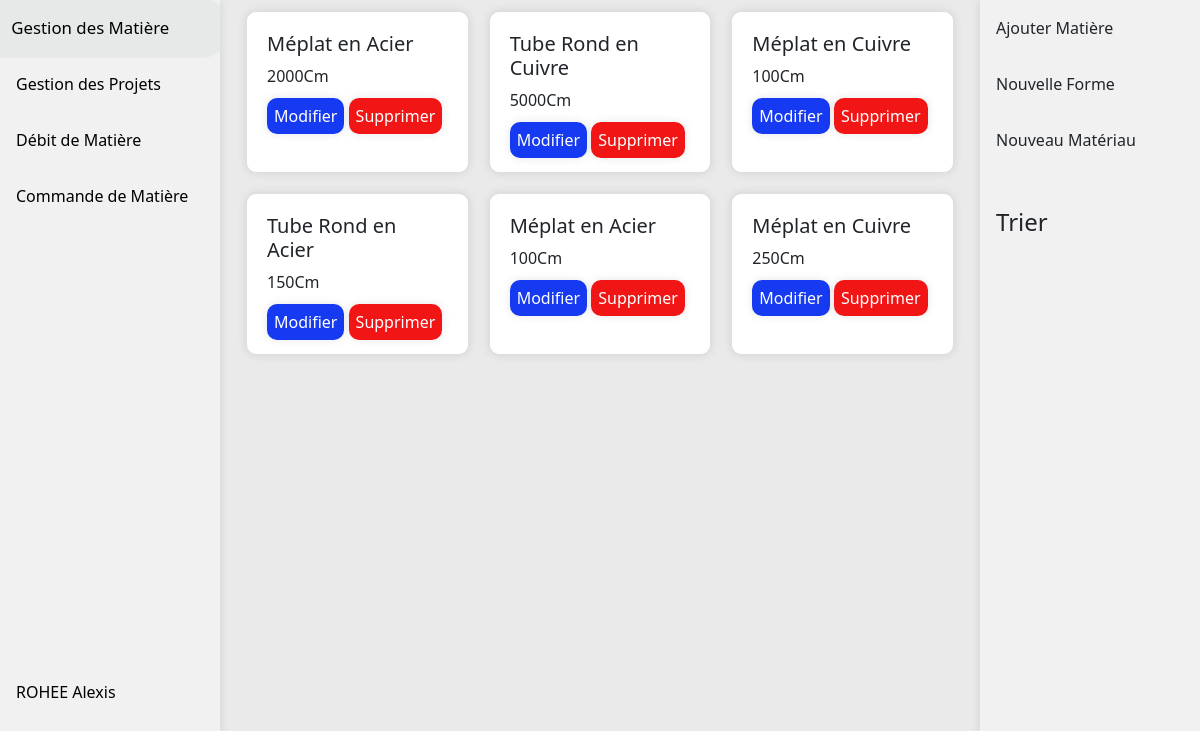
The app's page /gestionMatiere.php (signed in) with its own data.
### tables this page shows
CREATE TABLE IF NOT EXISTS `matiere` (
  `id_matiere` int NOT NULL AUTO_INCREMENT,
  `ref_materiau` int NOT NULL,
  `ref_forme` int NOT NULL,
  `longueur` int NOT NULL,
  `hauteur` int DEFAULT NULL,
  `epaisseur` int DEFAULT NULL,
  `largeur` int DEFAULT NULL,
  `diametre` int DEFAULT NULL,
  PRIMARY KEY (`id_matiere`),
  KEY `fk_piece_materiau` (`ref_materiau`),
  KEY `fk_piece_forme` (`ref_forme`)
);

CREATE TABLE IF NOT EXISTS `forme` (
  `id_forme` int NOT NULL AUTO_INCREMENT,
  `libelle` varchar(99) NOT NULL,
  `longueur` tinyint(1) NOT NULL,
  `largeur` tinyint(1) NOT NULL,
  `epaisseur` tinyint(1) NOT NULL,
  `diametre` tinyint(1) NOT NULL,
  `hauteur` tinyint(1) NOT NULL,
  PRIMARY KEY (`id_forme`)
);

CREATE TABLE IF NOT EXISTS `materiau` (
  `id_materiau` int NOT NULL AUTO_INCREMENT,
  `libelle` varchar(100) NOT NULL,
  PRIMARY KEY (`id_materiau`)
);

### php/SQLConnexion.php (called while the page is built, shortened)
<?php
class SQLConnexion {
    private $conn;
    public function __construct()
    {
        $servername = "localhost";
        $username = "root";
        $password = "";
        $bddname = "gestionStock";
        try {
            $this->conn = new PDO("mysql:host=$servername;dbname=".$bddname, $username, $password);
            $this->conn->setAttribute(PDO::ATTR_ERRMODE, PDO::ERRMODE_EXCEPTION);
        } catch(PDOException $e) {
        }
    }
    public function conbdd(): PDO {
        return $this->conn;
    }
}

### html/gestionMatiere.php (the view, shortened to what this page needs)
<!DOCTYPE html>
<html lang="en" xmlns="http://www.w3.org/1999/html">
<head>
    <link href="https://cdn.jsdelivr.net/npm/bootstrap@5.1.3/dist/css/bootstrap.min.css" rel="stylesheet">
    <link rel="stylesheet" href="https://use.fontawesome.com/releases/v6.4.2/css/all.css" />
    <link rel="stylesheet" href="https://cdn.datatables.net/1.13.7/css/jquery.dataTables.css" />
    <link rel="stylesheet" href="../css/styles.css"/>
</head>
<body>
<?php
include '../php/SQLConnexion.php';
$conn = new SQLConnexion();
?>
<div class="side-bar-big">
    <a href="gestionMatiere.php">Gestion des Matière</a>
    <a href="gestionProjet.php">Gestion des Projets</a>
    <a href="debitMatiere.php">Débit de Matière</a>
    <a href="#">Commande de Matière</a>
    <a class="account" href="#"><?=$_SESSION['nom'] . " " . $_SESSION['prenom']?></a>
</div>
<div class="side-bar-action">
    <a>Ajouter Matière</a>
    <a>Nouvelle Forme</a>
    <a>Nouveau Matériau</a>
    <br>
    <h4 class="side-bar-title">Trier</h4>
</div>
<div class="content">
<?php
$req = $conn->conbdd()->query("SELECT * FROM matiere");
$res = $req->fetchAll();
foreach ($res as $matiere) {
    ?>
    <div class="case card">
        <h5 class="card-title"><?php
            $requete = $conn->conbdd()->prepare("SELECT libelle FROM materiau WHERE id_materiau = :id");
            $requete->execute(['id' => $matiere['ref_materiau']]);
            $result = $requete->fetch();
            $materiau = $result['libelle'];
            $requete = $conn->conbdd()->prepare("SELECT libelle FROM forme WHERE id_forme = :id");
            $requete->execute(['id' => $matiere['ref_forme']]);
            $result = $requete->fetch();
            $forme = $result['libelle'];
            echo $forme . " en " . $materiau;
            ?></h5>
        <p class="card-text"><?= $matiere['longueur'] . "Cm"?></p>
        <a id="btn-edit" onclick="afficher(<?=$matiere['id_matiere']?>)" class="case-edit">Modifier</a>
        <a id="btn-delete" onclick="afficherSupprimer(<?=$matiere['id_matiere']?>)" class="case-delete">Supprimer</a>
    </div>
<?php
}
?>
</div>
</body>
</html>

### css/styles.css (style rules this page uses)
html, body { height: 100%; background-color: #eaeaea; }
.side-bar-title { margin: 16px; }
.side-bar-action { right: 0; margin: 0; padding: 0; width: 220px; background-color: #f1f1f1; position: fixed; height: 100%; overflow: auto; box-shadow: 0 0 10px rgba(0, 0, 0, 0.1); }
.side-bar-action a { display: block; color: black; padding: 16px; text-decoration: none; }
.side-bar-big { margin: 0; padding: 0; width: 220px; background-color: #f1f1f1; position: fixed; height: 100%; overflow: auto; box-shadow: 0 0 10px rgba(0, 0, 0, 0.1); }
.side-bar-big a { display: block; color: black; padding: 16px; text-decoration: none; }
.side-bar-big a.account { display: block; color: black; padding: 16px; text-decoration: none; margin-top: 200%; }
div.content { background-color: #eaeaea; margin-right:220px; margin-left: 220px; padding: 1px 16px; }
.content { display: flex; flex-wrap: wrap; }
.case { margin: 10px; width: calc(33.33% - 20px); background-color: #fff; padding: 20px; border-radius: 10px; box-shadow: 0 0 10px rgba(0, 0, 0, 0.1); display: inline-block; box-sizing: border-box; }
.case-delete { border-top-right-radius: 10px; border-bottom-right-radius: 10px; border-top-left-radius: 10px; border-bottom-left-radius: 10px; color: white; text-decoration: none; background-color: #f11515; padding: 7px; box-shadow: 0 0 10px rgba(0, 0, 0, 0.1); }
.case-edit { border-top-right-radius: 10px; border-bottom-right-radius: 10px; border-top-left-radius: 10px; border-bottom-left-radius: 10px; color: white; text-decoration: none; background-color: #153af1; padding: 7px; box-shadow: 0 0 10px rgba(0, 0, 0, 0.1); }

### records on screen
matiere: ref_forme.libelle "Méplat", ref_materiau.libelle "Acier", longueur "2000"
matiere: ref_forme.libelle "Tube Rond", ref_materiau.libelle "Cuivre", longueur "5000"
matiere: ref_forme.libelle "Méplat", ref_materiau.libelle "Cuivre", longueur "100"
matiere: ref_forme.libelle "Tube Rond", ref_materiau.libelle "Acier", longueur "150"
matiere: ref_forme.libelle "Méplat", ref_materiau.libelle "Acier", longueur "100"
matiere: ref_forme.libelle "Méplat", ref_materiau.libelle "Cuivre", longueur "250"

### other values on screen
$_SESSION['nom'] "ROHEE"
$_SESSION['prenom'] "Alexis"
